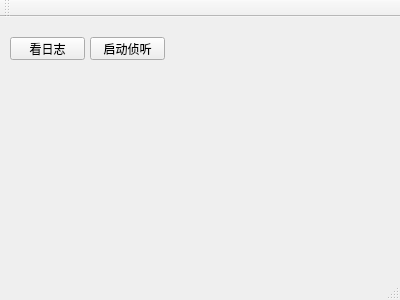
<?xml version="1.0" encoding="UTF-8"?>
<ui version="4.0">
 <class>MainWindow</class>
 <widget class="QMainWindow" name="MainWindow">
  <property name="geometry">
   <rect>
    <x>0</x>
    <y>0</y>
    <width>400</width>
    <height>300</height>
   </rect>
  </property>
  <property name="windowTitle">
   <string>MainWindow</string>
  </property>
  <widget class="QWidget" name="centralWidget">
   <widget class="QPushButton" name="pushButton_2">
    <property name="geometry">
     <rect>
      <x>90</x>
      <y>20</y>
      <width>75</width>
      <height>23</height>
     </rect>
    </property>
    <property name="text">
     <string>启动侦听</string>
    </property>
   </widget>
   <widget class="QPushButton" name="pushButton">
    <property name="geometry">
     <rect>
      <x>10</x>
      <y>20</y>
      <width>75</width>
      <height>23</height>
     </rect>
    </property>
    <property name="text">
     <string>看日志</string>
    </property>
   </widget>
  </widget>
  <widget class="QMenuBar" name="menuBar">
   <property name="geometry">
    <rect>
     <x>0</x>
     <y>0</y>
     <width>400</width>
     <height>19</height>
    </rect>
   </property>
  </widget>
  <widget class="QToolBar" name="mainToolBar">
   <attribute name="toolBarArea">
    <enum>TopToolBarArea</enum>
   </attribute>
   <attribute name="toolBarBreak">
    <bool>false</bool>
   </attribute>
  </widget>
  <widget class="QStatusBar" name="statusBar"/>
 </widget>
 <layoutdefault spacing="6" margin="11"/>
 <resources/>
 <connections/>
</ui>
